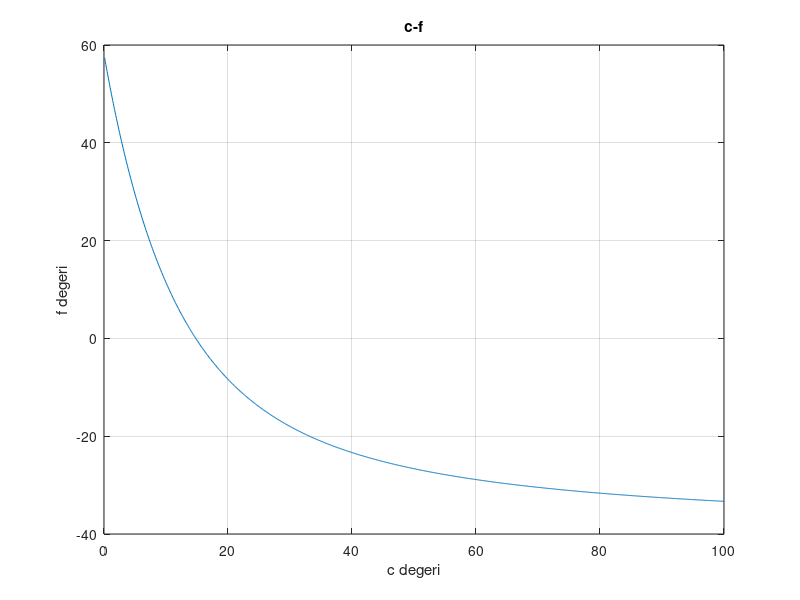

MATLAB code to generate this figure:
function [f] = Graphical()
m = 68.1;
g = 9.81;
t = 10;
v = 40;
c = 0.1:0.1:100;
f = (m*g./c).*(1-exp(-c.*t./m))-v;

plot(c,f)
grid on
xlabel('c degeri')
ylabel('f degeri')
title('c-f')